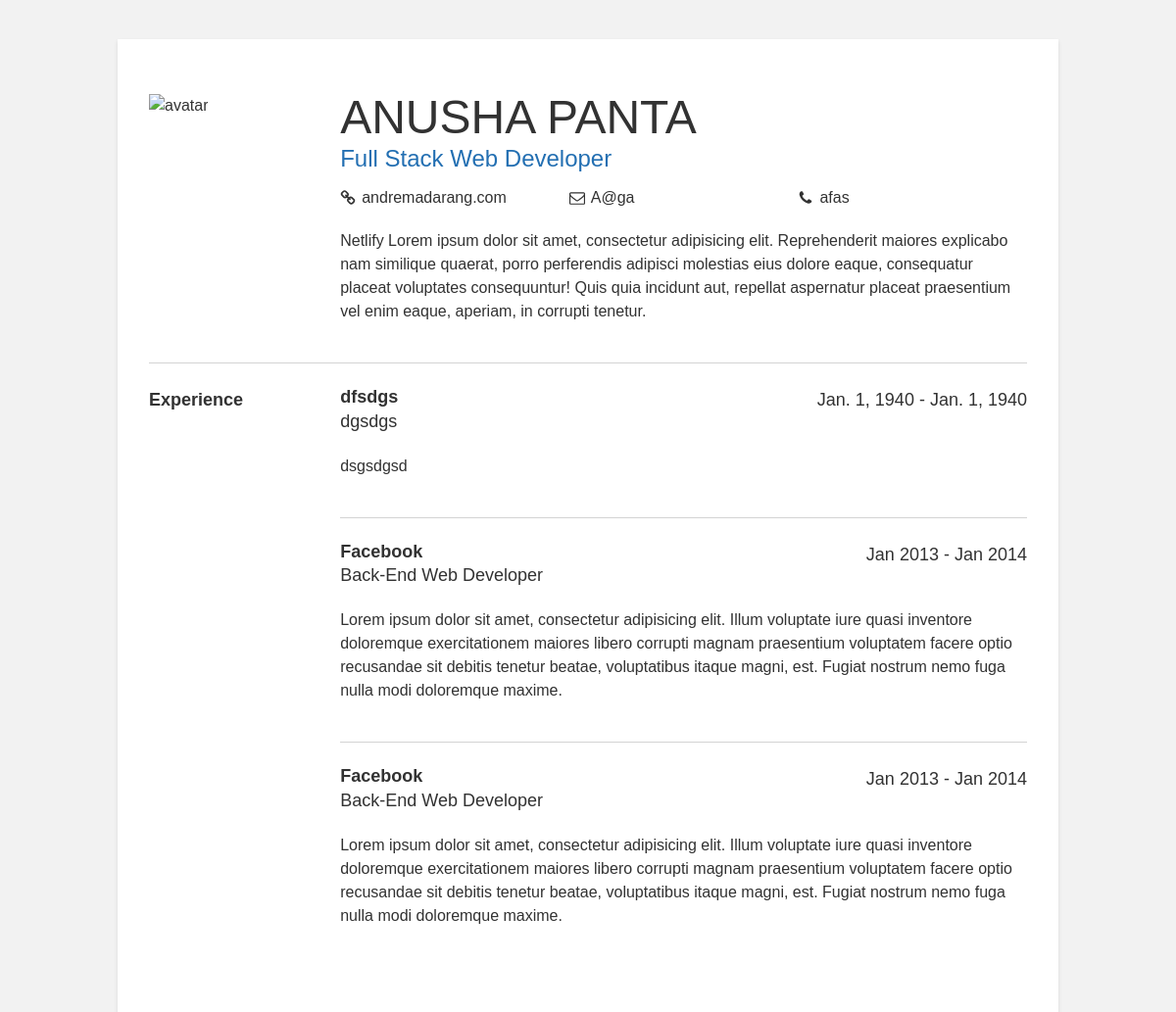
/templates/3 (signed in, upper part), run on an earlier commit of the app's database.
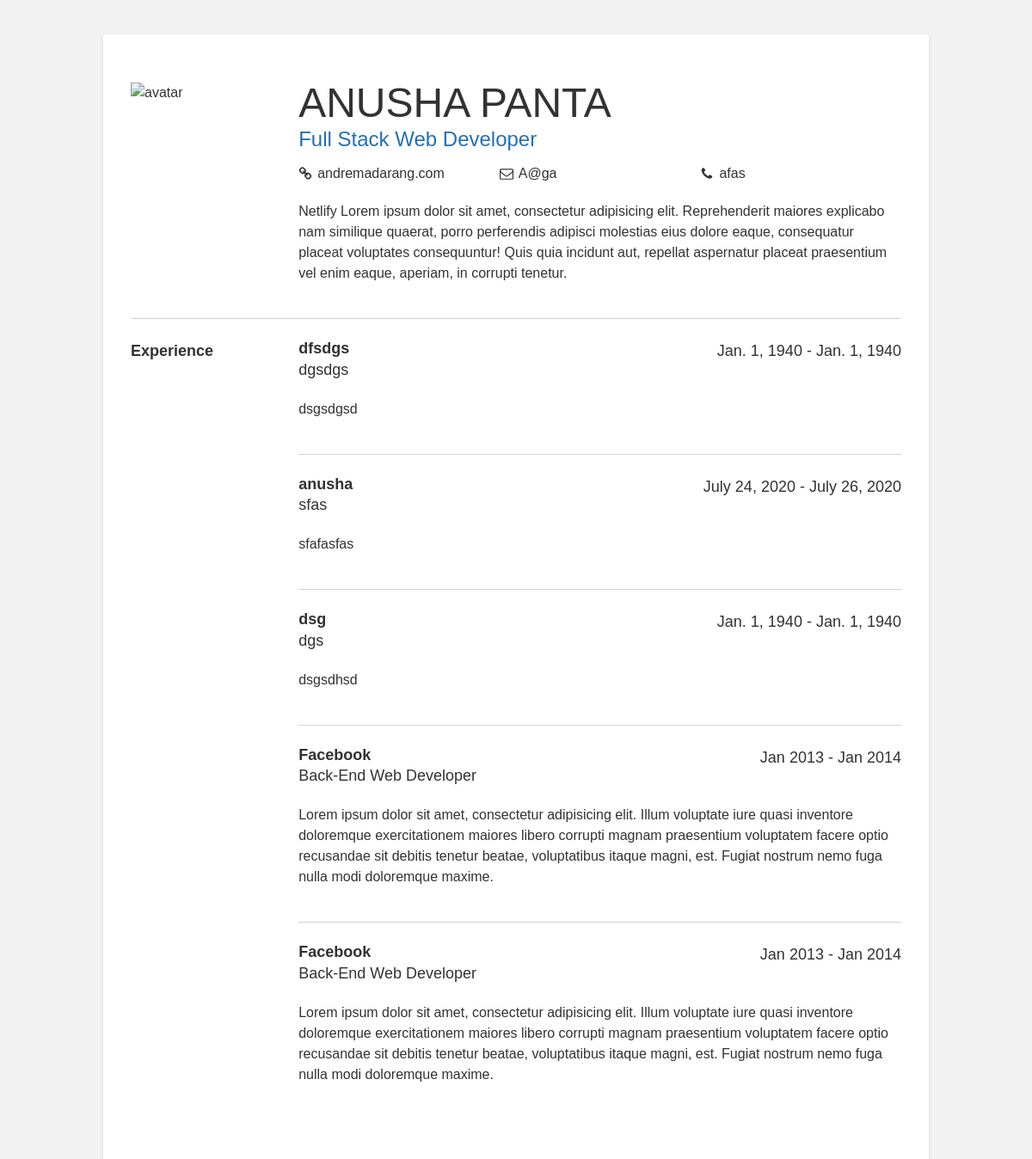
And on a later commit of the database.
### resume/models.py (models this page shows, shortened)
class ExperienceInfo(models.Model):
    personalinfo = models.ForeignKey(PersonalInfo, on_delete=models.CASCADE)
    company = models.CharField(max_length=255)
    title = models.CharField(max_length=255)
    course = models.CharField(max_length=255)
    startingDate = models.DateField(max_length=255)
    endingDate = models.DateField(max_length=255)
    experienceInfo = models.TextField(max_length=255)

### resume/views.py (the view)
# urls.py: path('templates/<id>',views.templates,name='templates'),
def templates(request, id):
    if request.user.is_authenticated:
        data = templatesdata(id)
    else:
        return redirect('resumeform')
    return render(request, 'resumes/resume1.html', data)

### resume/general.py (called while the page is built)
def send_data(request):
    data = {
        'personalinfodata' : PersonalInfo.objects.all(),
        'educationalinfodata' : EducationalInfo.objects.all(),
        'experienceinfodata' : ExperienceInfo.objects.all(),
        'skillsdata' : Skills.objects.all(),
        'certificatedata' : Certificate.objects.all(),
        'languagedata' : Language.objects.all(),
    }
    return data

### resume/views.py (called while the page is built)
def templatesdata(id):
    data = {
        'personalinfodata': PersonalInfo.objects.get(id=id),
        'educationalinfodata': EducationalInfo.objects.filter(personalinfo__id=id),
        'experienceinfodata': ExperienceInfo.objects.filter(personalinfo__id=id),
        'certificatedata': Certificate.objects.filter(personalinfo__id=id),
        'skilldata': Skills.objects.filter(personalinfo__id=id),
        'languagedata': Language.objects.filter(id=id),
    }
    return data

### resume/templates/resumes/resume1.html (shortened to what this page needs)
<!DOCTYPE HTML PUBLIC "-//W3C//DTD HTML 4.01 Transitional//EN" "http://www.w3.org/TR/html4/loose.dtd">
<html lang="en">
{% load static %}
<head>
</head>
<body>
  <div class="container">
    <section>
      <div>
        <div><img src="img/dre.jpg" alt="avatar" class="avatar"></div>
      </div>
      <div>
        <div class="my-name">{{personalinfodata.firstname | upper}} {{personalinfodata.lastname | upper}}</div>
        <div class="my-title">Full Stack Web Developer</div>
        <div class="links">
          <div class="link-item">
            <a href="http://google.ca">andremadarang.com</a>
          </div>
          <div class="link-item">
            <a href="mailto:{{personalinfodata.email}}">{{personalinfodata.email}}</a>
          </div>
          <div class="link-item">
            <a href="tel:{{personalinfodata.phone}}">{{personalinfodata.phone}}</a>
          </div>
        </div>
        <p>Netlify Lorem ipsum dolor sit amet, consectetur adipisicing elit. Reprehenderit maiores explicabo nam similique quaerat, porro perferendis adipisci molestias eius dolore eaque, consequatur placeat voluptates consequuntur! Quis quia incidunt aut, repellat aspernatur placeat praesentium vel enim eaque, aperiam, in corrupti tenetur.</p>
      </div>
    </section>
    <section>
      <div class="section-title">Experience</div>
      <div>
        {% for experience in experienceinfodata %}
        <div class="job">
          <div class="job-title-container">
            <div>
              <div class="job-company">{{experience.company}}</div>
              <div class="job-title">{{experience.title}}</div>
            </div>
            <div>
              {{experience.startingDate}} -  {{experience.endingDate}}
            </div>
          </div>
          <p>{{experience.experienceInfo}} <p>
        </div>
        {% endfor %}
        <div class="job">
          <div class="job-title-container">
            <div>
              <div class="job-company">Facebook</div>
              <div class="job-title">Back-End Web Developer</div>
            </div>
            <div>
              Jan 2013 - Jan 2014
            </div>
          </div>
          <p>Lorem ipsum dolor sit amet, consectetur adipisicing elit. Illum voluptate iure quasi inventore doloremque exercitationem maiores libero corrupti magnam praesentium voluptatem facere optio recusandae sit debitis tenetur beatae, voluptatibus itaque magni, est. Fugiat nostrum nemo fuga nulla modi doloremque maxime.</p>
        </div>
        <div class="job">
          <div class="job-title-container">
            <div>
              <div class="job-company">Facebook</div>
              <div class="job-title">Back-End Web Developer</div>
            </div>
            <div>
              Jan 2013 - Jan 2014
            </div>
          </div>
          <p>Lorem ipsum dolor sit amet, consectetur adipisicing elit. Illum voluptate iure quasi inventore doloremque exercitationem maiores libero corrupti magnam praesentium voluptatem facere optio recusandae sit debitis tenetur beatae, voluptatibus itaque magni, est. Fugiat nostrum nemo fuga nulla modi doloremque maxime.</p>
        </div>
      </div>
    </section>
  </div>
</body>
</html>

What changed in the data, as far as the page shows it:
added ExperienceInfo: company "anusha", title "sfas", startingDate "July 24, 2020", endingDate "July 26, 2020", experienceInfo "sfafasfas"
added ExperienceInfo: company "dsg", title "dgs", startingDate "Jan. 1, 1940", endingDate "Jan. 1, 1940", experienceInfo "dsgsdhsd"
